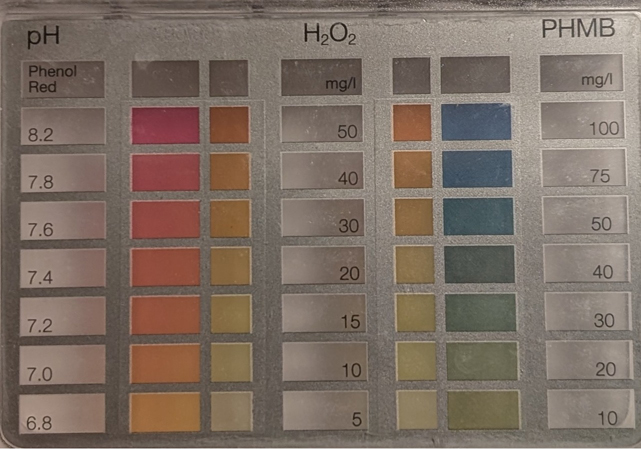
#> input picture template02.jpg, 641 x 449 px, found by its file name
$ python debug_segmentation.py
#> lines starting #> are read from the running program, lines starting #| are printed output that depends on the picture; after the words box and inside, x2 and y2 are one past the last pixel; in counts of white or black regions, pixels touching at a corner belong together
### android/PoolWaterTester/app/src/main/python/measurement.py
"""
On-device measurement pipeline.

Lifecycle:
  - Kotlin calls init(data_dir) after Python.start(). Data dir is the
    app's private filesDir/reference. If it contains reference.json +
    template.jpg, those are used; otherwise the bundled files next to
    this module are used as fallback.
  - Kotlin then calls find_quad_y / measure_rgba per frame.
  - After the user saves a new reference, Kotlin calls init(data_dir)
    again to reload.
"""

import json
import os

import cv2
import numpy as np

import reference_builder
from tracker import IndicatorTracker, QuadStabilityChecker, order_quad_corners

_HERE = os.path.dirname(__file__)
_STABILITY = QuadStabilityChecker(required_frames=5, max_drift=20.0)

# Live-tracker target width. Detection runs on the downscaled frame; the
# quad is scaled back to the original frame for warp at full color resolution.
_LIVE_TRACK_W = 480


_MIN_CELLS_PER_CLUSTER = 6
_CELL_MIN_SHORT_PX = 6      # at 480 wide; below this is noise
_CELL_MAX_SHORT_PX = 50     # above this isn't a single cell
_CELL_MAX_AR = 4.5
_CELL_MIN_RECTANGULARITY = 0.55
# Reject when the DETECTED cell grid (not the padded card box) covers less
# than this fraction of the detection-frame area. Measured on captured
# frames: degenerate sliver detections (1-column / 6-9 cells) sit at
# 0.009-0.045, while real full/partial grids are >= 0.066 — 0.05 splits them
# cleanly. Gating the raw grid (before column reconstruction) is deliberate:
# reconstruction inflates the card box, so gating the box would let tiny
# grids through once padded.
_MIN_GRID_AREA_FRAC = 0.05


# [227 lines left out: functions _detect_cells_otsu, _cluster_cells_by_proximity, _find_quad_lowres, not called in this run]

_REF: dict = {}
_TEMPLATE = None
_TEMPLATE_GRAY = None
_TRACKER: IndicatorTracker = None  # type: ignore[assignment]
_LOADED_FROM: str = ''
_EXPECTED_ROWS: int = 0
_EXPECTED_COLS: int = 0


def _resolve_paths(data_dir: str):
    """Prefer filesDir assets, fall back to bundled files in _HERE."""
    if data_dir:
        cand_ref = os.path.join(data_dir, 'reference.json')
        cand_tpl = os.path.join(data_dir, 'template.jpg')
        if os.path.exists(cand_ref) and os.path.exists(cand_tpl):
            return cand_ref, cand_tpl, 'filesDir'
    return (os.path.join(_HERE, 'reference.json'),
            os.path.join(_HERE, 'template02.jpg'),
            'bundled')


def init(data_dir: str = '') -> dict:
    """
    (Re)load reference.json + template from data_dir (filesDir) or bundled.
    Safe to call multiple times; resets the stability buffer.
    """
    global _REF, _TEMPLATE, _TEMPLATE_GRAY, _TRACKER, _LOADED_FROM
    global _EXPECTED_ROWS, _EXPECTED_COLS

    ref_path, tpl_path, source = _resolve_paths(data_dir)
    with open(ref_path, 'r', encoding='utf-8') as f:
        ref = json.load(f)
    img = cv2.imread(tpl_path)
    if img is None:
        raise RuntimeError(f"Template nicht gefunden: {tpl_path}")

    _REF = ref
    _TEMPLATE = img
    _TEMPLATE_GRAY = cv2.cvtColor(img, cv2.COLOR_BGR2GRAY)
    _TRACKER = IndicatorTracker(_TEMPLATE_GRAY)
    _STABILITY.reset()
    _LOADED_FROM = source

    cells = ref.get('cells', [])
    # Older references don't store col_idx (it's None) — derive from x
    # positions within each row, in left-to-right order.
    if cells and all(c.get('col_idx') is None for c in cells):
        by_row: dict = {}
        for c in cells:
            by_row.setdefault(c['row_idx'], []).append(c)
        for row_cells in by_row.values():
            row_cells.sort(key=lambda c: c['x'])
            for ci, c in enumerate(row_cells):
                c['col_idx'] = ci
    _EXPECTED_ROWS = (max(c['row_idx'] for c in cells) + 1) if cells else 0
    _EXPECTED_COLS = (max(c.get('col_idx') or 0 for c in cells) + 1) if cells else 0

    return {
        'source': source,
        'ref_path': ref_path,
        'tpl_path': tpl_path,
        'width': int(_TEMPLATE.shape[1]),
        'height': int(_TEMPLATE.shape[0]),
        'n_cells': len(_REF.get('cells', [])),
        'parameters': [p.get('name') for p in _REF.get('parameters', [])],
        'expected_rows': _EXPECTED_ROWS,
        'expected_cols': _EXPECTED_COLS,
    }


# Load bundled defaults eagerly so the module is usable even if Kotlin
# forgets to call init().
init('')
#> (reads reference.json from the repository)
#> in init, img is the input picture: shape (449, 641, 3); mean B, G, R 100.7, 111.4, 126.1
#> in init, `_TEMPLATE_GRAY = cv2.cvtColor(img, cv2.COLOR_BGR2GRAY)`:
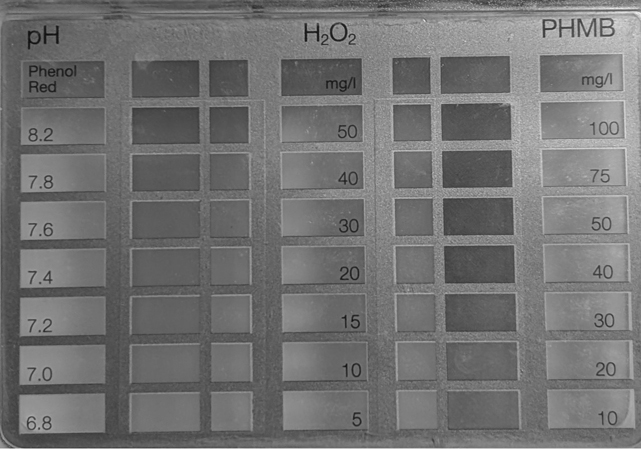
#> _TEMPLATE_GRAY: shape (449, 641); min 14, max 242, mean 114.6


# [238 lines left out: functions _detect_warped_grid, _sample_lab_at, _build_projections, _project_probe, not called in this run]


# Per-parameter preferred projection order. The picker tries each in order
# and uses the FIRST one whose runtime |r| clears MIN_R_PREFERRED. For
# parameters in STRICT_PROJECTIONS we refuse to fall back to the global
# max-|r| candidate — it would just silently substitute a method we know
# to be biased on this corpus. The measurement is reported as an error so
# the UI can ask the user to retake the shot.
#
# Reasoning behind the picks (validated on phone_measurements/):
#   pH:    L+A+B all change along the strip → pc1_lab captures lightness,
#          A is the most useful single chromatic axis. STRICT — hue_lch,
#          B and pc1_ab were all biased ~+0.2 vs human estimate.
#   H2O2:  walks across both lightness and chroma → pc1_lab; pc1_ab and B
#          as graceful fallbacks.
#   PHMB:  small pure-chroma variation → pc1_ab is most stable; B as
#          backup since the chroma path is roughly along the b axis.
#
# Per-parameter override goes in reference.json:
#   parameters: [{name: 'pH', ..., preferred_projection: ['pc1_lab','A']}]
DEFAULT_PROJECTION_PREFS = {
    'pH':   ('pc1_lab', 'A'),
    'H2O2': ('pc1_lab', 'pc1_ab', 'B'),
    'PHMB': ('pc1_ab', 'B', 'hue_lch'),
}
# Parameters here NEVER fall back to global max-|r|; if no preferred
# candidate clears MIN_R_PREFERRED the parameter is reported as an error.
STRICT_PROJECTIONS = {'pH'}
MIN_R_PREFERRED = 0.9


# [203 lines left out: functions _measure_warped, find_quad_y, not called in this run]


def reset_stability() -> None:
    _STABILITY.reset()


# [89 lines left out: functions measure_rgba, _encode_jpg, _render_grid_overlay, not called in this run]

### android/PoolWaterTester/app/src/main/python/tracker.py
"""
tracker.py
==========
Messindikator-Tracker: Findet die Messkarte im Kamerabild über ihre Gitterzellen.

Erkennungsstrategie:
  Cell-Cluster: Canny → alle Konturen → kleine rechteckige (= Zellen) sammeln
                → Dichtefilter (Zellen liegen nahe beieinander)
                → minAreaRect der dichten Zellzentren als rotiertes Quad
                → _verify_quad bestätigt Gitterstruktur (HoughLinesP)

Liefert 4 geordnete Eckpunkte (TL, TR, BR, BL) im Frame-Koordinatensystem.
warp() wendet getPerspectiveTransform an und liefert das Kartenbild in exakt
der Template-Größe (inklusive Rotations- und Perspektivkorrektur).

Verwendung:
    tracker   = IndicatorTracker(template_gray)
    stability = QuadStabilityChecker(required_frames=5)

    quad, method = tracker.find(scene_gray)
    if stability.update(quad):
        warped = tracker.warp(frame_bgr, stability.mean_quad())
"""

import cv2
import numpy as np
from typing import List, Optional, Tuple


# ══════════════════════════════════════════════════════════
# Hilfsfunktionen
# ══════════════════════════════════════════════════════════

# [236 lines left out: functions order_quad_corners, _dedupe_cells, _drop_nested, _detect_cell_rects, _filter_cells_by_size, _filter_dense_cells and 1 more, not called in this run]


# ══════════════════════════════════════════════════════════
# Stabilitätsprüfung
# ══════════════════════════════════════════════════════════

class QuadStabilityChecker:
    """
    Bewertet ob das erkannte Viereck über N aufeinanderfolgende Frames stabil ist.
    Stabilität = max. Eckpunktdrift über die letzten N Frames < max_drift Pixel.
    """

    def __init__(self, required_frames: int = 5, max_drift: float = 15.0):
        self.required  = required_frames
        self.max_drift = max_drift
        self._history: list = []

    # [11 lines left out: function update, not called in this run]

    def reset(self):
        self._history.clear()

    def progress(self) -> int:
        return len(self._history)

    # [4 lines left out: function mean_quad, not called in this run]


# ══════════════════════════════════════════════════════════
# Haupt-Tracker
# ══════════════════════════════════════════════════════════

class IndicatorTracker:
    """
    Findet die Messkarte über Gitterzell-Clustering.

    find() gibt (quad, method) zurück:
        quad   – (4,2) float32 TL→TR→BR→BL im Frame, oder None
        method – 'cell' | 'none'
    """

    def __init__(self, template_gray: np.ndarray):
        self.template      = template_gray
        h, w               = template_gray.shape[:2]
        self.template_size = (w, h)
        self.aspect_ratio  = max(w, h) / min(w, h)

    # ──────────────────────────────────────────────────────

    # [79 lines left out: functions find, _verify_quad, warp, draw_quad, not called in this run]

### debug_segmentation.py
"""
debug_segmentation.py
=====================
Phase 1 diagnostic — threshold-based cell detection.

Otsu threshold makes each cell a clean bright connected component.
Erode slightly so cells don't bleed into each other through thin
grid-line gaps, then connected-components + per-component filtering.

For every test_input/frame_*.jpg dumps:
  00_input.jpg                480-wide gray
  01_otsu_mask.jpg            Otsu binary mask
  02_eroded.jpg               after erosion
  03_cell_candidates.jpg      bright dots = component centres surviving filter
  04_picked_quad.jpg          input + winning cluster's rotated bbox

Run:  python debug_segmentation.py
"""

from __future__ import annotations

import glob
import os
import shutil
import sys

import cv2
import numpy as np

REPO = os.path.dirname(os.path.abspath(__file__))
sys.path.insert(0, os.path.join(REPO, 'android', 'PoolWaterTester',
                                'app', 'src', 'main', 'python'))

import measurement as M  # noqa: E402

OUT_ROOT = os.path.join(REPO, 'seg_debug_out')

ERODE_PX = 2
MIN_SHORT, MAX_SHORT = 6, 50         # px short side at 480 wide
MAX_AR = 4.5                          # aspect ratio cap
MIN_RECTANGULARITY = 0.55             # area / (minAreaRect area)
MIN_CLUSTER = 6                       # cells needed to form a card cluster


def _downscale(gray):
    h, w = gray.shape
    if w > M._LIVE_TRACK_W * 1.25:
        s = M._LIVE_TRACK_W / float(w)
        return cv2.resize(gray, (int(round(w * s)), int(round(h * s))),
                          interpolation=cv2.INTER_AREA)
    return gray


def _detect_cells_from_otsu(gray):
    """Returns list of (cx, cy, long, short, area, angle_deg)."""
    blurred = cv2.GaussianBlur(gray, (3, 3), 0)
    _t, mask = cv2.threshold(blurred, 0, 255,
                             cv2.THRESH_BINARY + cv2.THRESH_OTSU)
    if ERODE_PX > 0:
        mask_e = cv2.erode(mask, np.ones((ERODE_PX, ERODE_PX), np.uint8),
                           iterations=1)
    else:
        mask_e = mask
    num, labels, stats, cents = cv2.connectedComponentsWithStats(
        mask_e, connectivity=8)
    cells = []
    for k in range(1, num):
        area = int(stats[k, cv2.CC_STAT_AREA])
        if area < MIN_SHORT * MIN_SHORT:
            continue
        ys, xs = np.where(labels == k)
        pts = np.column_stack((xs, ys)).astype(np.float32)
        rect = cv2.minAreaRect(pts)
        rw, rh = rect[1]
        if min(rw, rh) < MIN_SHORT or max(rw, rh) > MAX_SHORT * 1.5:
            continue
        long_s = max(rw, rh)
        short_s = min(rw, rh)
        if short_s < MIN_SHORT or short_s > MAX_SHORT:
            continue
        if long_s / max(short_s, 1e-3) > MAX_AR:
            continue
        if area / max(rw * rh, 1) < MIN_RECTANGULARITY:
            continue
        ang = rect[2] + (90.0 if rw < rh else 0.0)
        while ang > 45.0:
            ang -= 90.0
        while ang < -45.0:
            ang += 90.0
        cx, cy = rect[0]
        cells.append((int(cx), int(cy), int(long_s), int(short_s),
                      float(area), float(ang)))
    return cells, mask, mask_e


def _cluster_by_proximity(cells, radius_factor=2.5):
    n = len(cells)
    if n == 0:
        return []
    pts = np.array([(c[0], c[1]) for c in cells], dtype=np.float32)
    sizes = np.array([max(c[2], c[3]) for c in cells], dtype=np.float32)
    radius = max(float(np.median(sizes)) * radius_factor, 30.0)
    parent = list(range(n))

    def find(i):
        while parent[i] != i:
            parent[i] = parent[parent[i]]
            i = parent[i]
        return i

    def union(i, j):
        ri, rj = find(i), find(j)
        if ri != rj:
            parent[ri] = rj

    for i in range(n):
        d = np.linalg.norm(pts - pts[i], axis=1)
        for j in np.where(d < radius)[0]:
            if j > i:
                union(i, int(j))
    groups = {}
    for i in range(n):
        groups.setdefault(find(i), []).append(i)
    return list(groups.values())


def _pick_best_cluster(cells, img_shape):
    clusters = _cluster_by_proximity(cells)
    sh, sw = img_shape[:2]
    img_center = np.array([sw * 0.5, sh * 0.5], dtype=np.float32)
    img_diag = float(np.hypot(sw, sh))
    best = None
    best_score = -1e9
    best_cells = []
    for idxs in clusters:
        if len(idxs) < MIN_CLUSTER:
            continue
        cs = [cells[i] for i in idxs]
        pts = np.array([(c[0], c[1]) for c in cs], dtype=np.float32)
        rect = cv2.minAreaRect(pts)
        if min(rect[1]) < 5:
            continue
        cd = float(np.linalg.norm(
            np.array(rect[0], dtype=np.float32) - img_center)) / img_diag
        score = len(idxs) - 5.0 * cd
        if score > best_score:
            best_score = score
            best = rect
            best_cells = cs
    return best, best_cells


def process(path):
    base = os.path.splitext(os.path.basename(path))[0]
    out_dir = os.path.join(OUT_ROOT, base)
    if os.path.isdir(out_dir):
        shutil.rmtree(out_dir)
    os.makedirs(out_dir, exist_ok=True)

    bgr = cv2.imread(path)
    if bgr is None:
        return f'{base}: read failed'
    gray = _downscale(cv2.cvtColor(bgr, cv2.COLOR_BGR2GRAY))
    cv2.imwrite(os.path.join(out_dir, '00_input.jpg'), gray)

    cells, mask, mask_e = _detect_cells_from_otsu(gray)
    cv2.imwrite(os.path.join(out_dir, '01_otsu_mask.jpg'), mask)
    cv2.imwrite(os.path.join(out_dir, '02_eroded.jpg'), mask_e)

    vis_cells = cv2.cvtColor(gray, cv2.COLOR_GRAY2BGR)
    for c in cells:
        cv2.circle(vis_cells, (c[0], c[1]), 3, (0, 220, 220), -1)
    cv2.imwrite(os.path.join(out_dir, '03_cell_candidates.jpg'), vis_cells)

    rect, picked_cells = _pick_best_cluster(cells, gray.shape)
    vis = cv2.cvtColor(gray, cv2.COLOR_GRAY2BGR)
    for c in picked_cells:
        cv2.circle(vis, (c[0], c[1]), 3, (0, 220, 0), -1)
    if rect is not None:
        margin = max(int(np.median([min(c[2], c[3]) for c in picked_cells])
                         * 0.6), 4)
        (cx, cy), (rw, rh), ang = rect
        rw += 2 * margin
        rh += 2 * margin
        box = cv2.boxPoints(((cx, cy), (rw, rh), ang)).astype(np.int32)
        cv2.polylines(vis, [box], True, (0, 220, 0), 2)
    cv2.imwrite(os.path.join(out_dir, '04_picked_quad.jpg'), vis)

    return f'{base}: cells={len(cells):3d} picked={len(picked_cells):3d}'


def main():
    if os.path.isdir(OUT_ROOT):
        shutil.rmtree(OUT_ROOT)
    os.makedirs(OUT_ROOT, exist_ok=True)
    files = sorted(glob.glob(os.path.join(REPO, 'test_input',
                                          'frame_*.jpg')))
    for path in files:
        print(process(path))
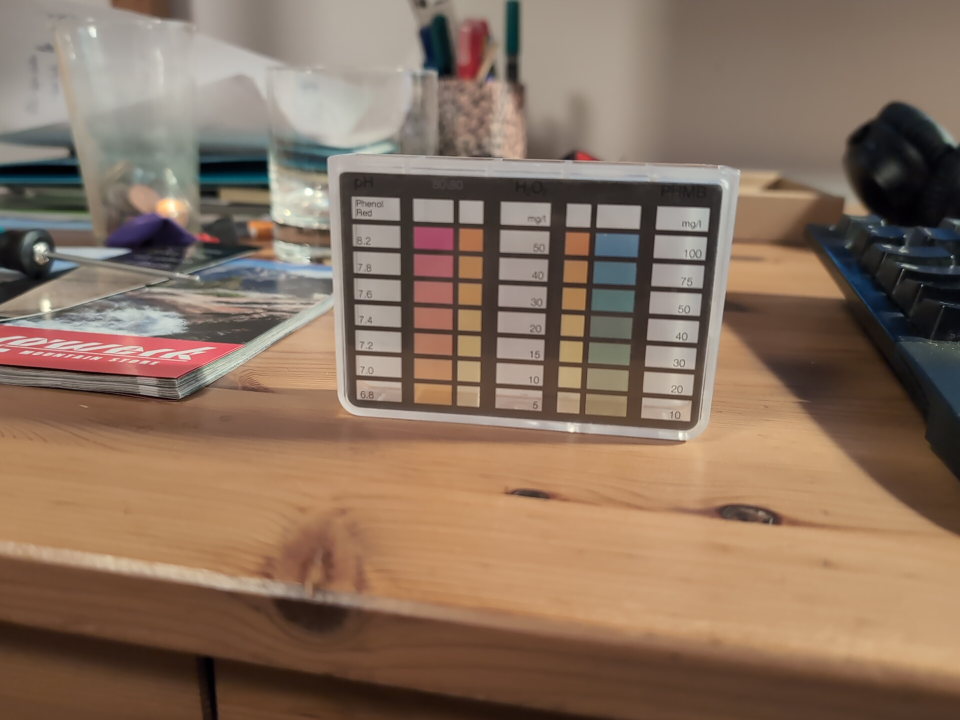
#> input picture test_input/frame_1778005003398.jpg, 1920 x 1440 px (shown at 1/2 size)
#> in process, bgr is the input picture: shape (1440, 1920, 3); mean B, G, R 94.6, 112.9, 136.6
#> in _detect_cells_from_otsu, `_t, mask = cv2.threshold(blurred, 0, 255, cv2.THRESH_BINARY + cv2.THRE..`:
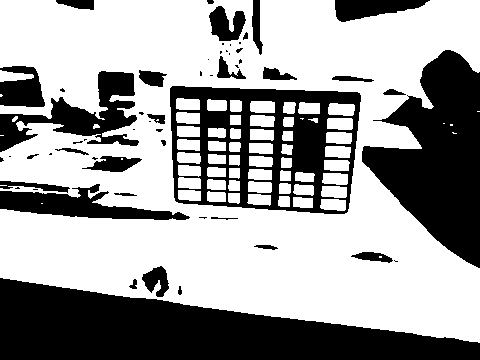
#> mask: shape (360, 480); 62.7% white; 57 black regions (27 under 20 px), largest, box (x1, y1, x2, y2) and area: (0, 278, 480, 360) 23352, (362, 50, 480, 268) 14566, (170, 86, 361, 214) 11571
#> in _detect_cells_from_otsu, `num, labels, stats, cents = cv2.connectedComponentsWithStats( mask_e, ..`:
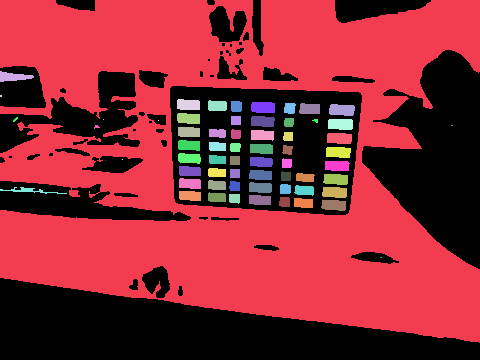
#> labels: shape (360, 480) int32; 65 distinct labels, from 0 to 64; one colour per label, 0 black
#> in _detect_cells_from_otsu, `num, labels, stats, cents = cv2.connectedComponentsWithStats( mask_e, ..`: num = 65; stats = 65 rows, first 6: [0, 0, 480, 360, 68799], [0, 0, 480, 343, 94784], [0, 71, 34, 11, 226], [0, 95, 2, 2, 4], [177, 99, 23, 11, 232], [208, 100, 19, 11, 189]; cents = 65 pairs, first value 0.5 to 451.5, second value 76.47 to 257
#> the loop in _detect_cells_from_otsu, `for k in range(1, num):` made 64 passes
#> (area, rect, rw, rh, long_s, short_s, cx) on passes 2, 4, 5, 6, 7: (226, ((16.5, 76), (10, 33), -90), 10, 33, 33, 10, 16.5), (232, ((188, 104), (10, 22), -90), 10, 22, 22, 10, 188), (189, ((217, 105), (10, 18), -90), 10, 18, 18, 10, 217), (117, ((236, 106), (10, 10), -90), 10, 10, 10, 10, 236), (253, ((262.5, 107), (10, 23), -90), 10, 23, 23, 10, 262.5)
#> after the loop in _detect_cells_from_otsu, `for k in range(1, num):`: cells = 52 items, first 6: (16, 76, 33, 10, 226, 0), (188, 104, 22, 10, 232, 0), (217, 105, 18, 10, 189, 0), (236, 106, 10, 10, 117, 0), (262, 107, 23, 10, 253, 0), (289, 108, 11, 10, 114, 0)
#> the loop in process, `for c in cells:` made 52 passes
#> after the loop in process, `for c in cells:`:
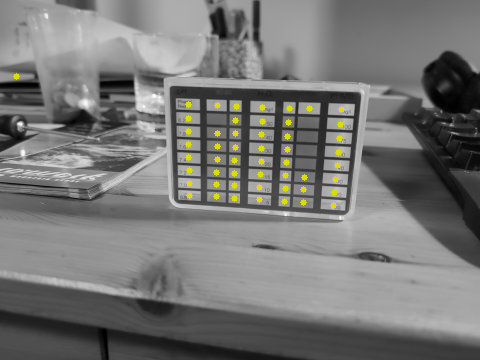
#> vis_cells: shape (360, 480, 3); mean B, G, R 116.6, 118.5, 118.5
#> in _cluster_by_proximity, `n = len(cells)`: n = 52
#> in _cluster_by_proximity, `pts = np.array([(c[0], c[1]) for c in cells], dtype=np.float32)`: pts = 52 pairs, first value 16 to 341, second value 76 to 205
#> in _cluster_by_proximity, `sizes = np.array([max(c[2], c[3]) for c in cells], dtype=np.float32)`: sizes = 52 values, max 33 at index 0, min 9 at index 9, mean 17.65
#> in _cluster_by_proximity, `radius = max(float(np.median(sizes)) * radius_factor, 30.0)`: radius = 48.75
#> the loop in _pick_best_cluster, `for idxs in clusters:` made 2 passes
#> idxs on pass 1: [0]
#> the loop in process, `for c in picked_cells:` made 51 passes
#> c on passes 1 to 8: (188, 104, 22, 10, 232, 0), (217, 105, 18, 10, 189, 0), (236, 106, 10, 10, 117, 0), (262, 107, 23, 10, 253, 0), (289, 108, 11, 10, 114, 0), (309, 108, 20, 10, 207, 0), (341, 109, 25, 10, 267, 3.58), (188, 118, 22, 10, 227, 0)
#> after the loop in process, `for c in picked_cells:`:
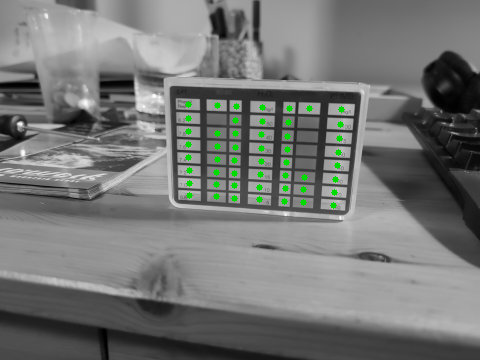
#> vis: shape (360, 480, 3); mean B, G, R 116.6, 118.5, 116.6
#> in process, `cv2.polylines(vis, [box], True, (0, 220, 0), 2)`:
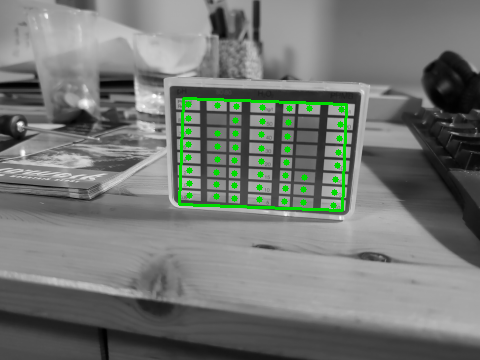
#> vis: shape (360, 480, 3); 0.93% of pixels changed, all inside (x1, y1, x2, y2) = (178, 97, 348, 212)


if __name__ == '__main__':
    main()
